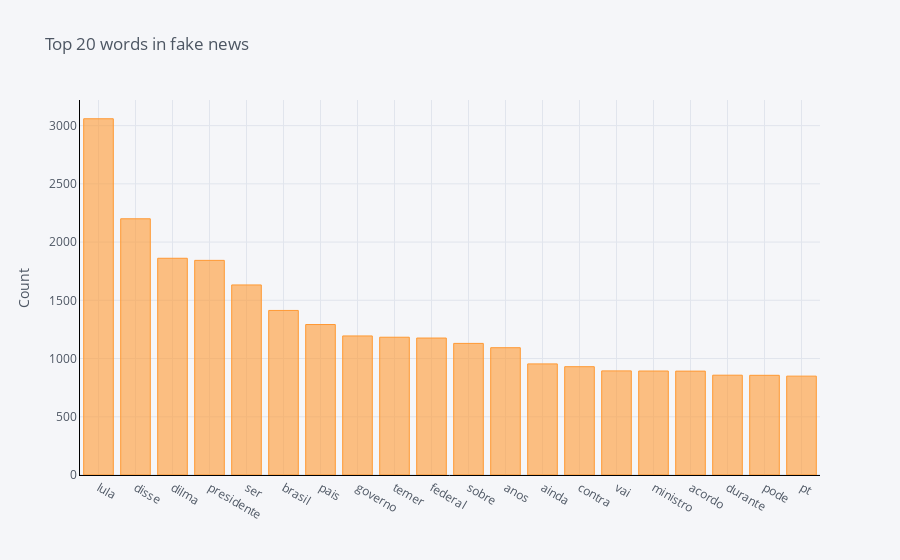

Notebook code for this chart:
### Code cell
common_words_fake = get_top_n_words(df.loc[df['label'] == 'fake']['preprocessed_news'], 20)
dfcf = pd.DataFrame(common_words_fake, columns = ['preprocessed_news' , 'count'])
dfcf.groupby('preprocessed_news').sum()['count'].sort_values(ascending=False).iplot(
    kind='bar', 
    yTitle='Count', 
    linecolor='black', 
    title='Top 20 words in fake news')

### Figure 1 — Plotly figure (JSON) as saved in the notebook; plotly's stock layout.template omitted (floating-point values rounded to 4 significant figures)
{"data": [{"marker": {"color": "rgba(255, 153, 51, 0.6)", "line": {"color": "rgba(255, 153, 51, 1.0)", "width": 1}}, "name": "count", "orientation": "v", "text": "", "type": "bar", "x": ["lula", "disse", "dilma", "presidente", "ser", "brasil", "pais", "governo", "temer", "federal", "sobre", "anos", "ainda", "contra", "vai", "ministro", "acordo", "durante", "pode", "pt"], "y": [3059, 2200, 1861, 1843, 1632, 1413, 1292, 1194, 1183, 1176, 1130, 1093, 954, 930, 894, 893, 892, 857, 856, 849]}], "layout": {"legend": {"bgcolor": "#F5F6F9", "font": {"color": "#4D5663"}}, "paper_bgcolor": "#F5F6F9", "plot_bgcolor": "#F5F6F9", "title": {"font": {"color": "#4D5663"}, "text": "Top 20 words in fake news"}, "xaxis": {"gridcolor": "#E1E5ED", "linecolor": "black", "showgrid": true, "tickfont": {"color": "#4D5663"}, "title": {"font": {"color": "#4D5663"}, "text": ""}, "zerolinecolor": "#E1E5ED"}, "yaxis": {"gridcolor": "#E1E5ED", "linecolor": "black", "showgrid": true, "tickfont": {"color": "#4D5663"}, "title": {"font": {"color": "#4D5663"}, "text": "Count"}, "zerolinecolor": "#E1E5ED"}}}
